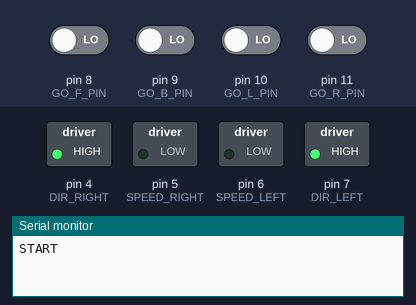
The sketch below on a simulated Arduino Uno, built with avr-gcc and run on an emulated ATmega328P. On the bench: switched loads named in the sketch (green lamp = pin HIGH), the last lines printed to the serial monitor. Dashed ring = blinking. The inputs (shaded band) are chosen by the test bench; at power-on: pin 8 (GO_F_PIN), pin 9 (GO_B_PIN), pin 10 (GO_L_PIN), pin 11 (GO_R_PIN) LOW.

Above: at 3.8 s.
3.9 s: pin 8 (GO_F_PIN) driven HIGH
At 4.08 s:
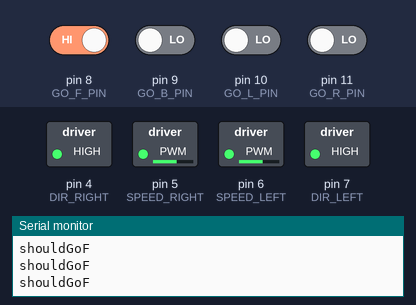
6.9 s: pin 9 (GO_B_PIN) driven HIGH
At 7.11 s:
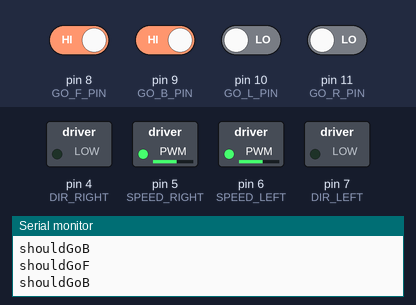
9.9 s: pin 10 (GO_L_PIN) driven HIGH
At 10.06 s:
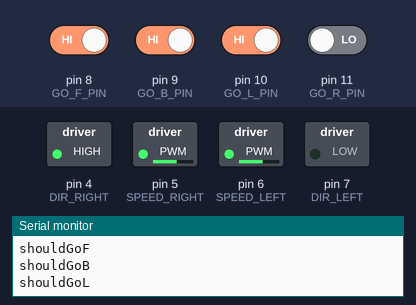
12.9 s: pin 11 (GO_R_PIN) driven HIGH
At 13.18 s:
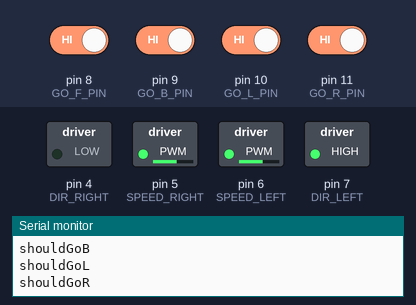
15.9 s: pin 11 (GO_R_PIN) driven LOW
At 16.08 s:
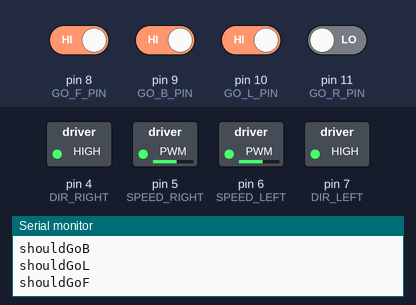
18.9 s: pin 8 (GO_F_PIN) driven LOW
At 19.15 s:
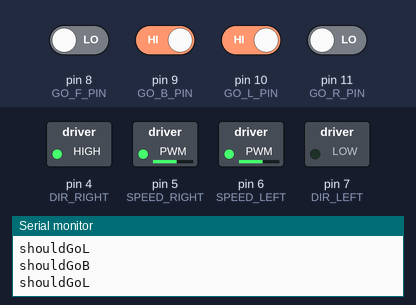
Timing chart, 0 to 22.9 s (numbered marks = the images above; inputs shaded):
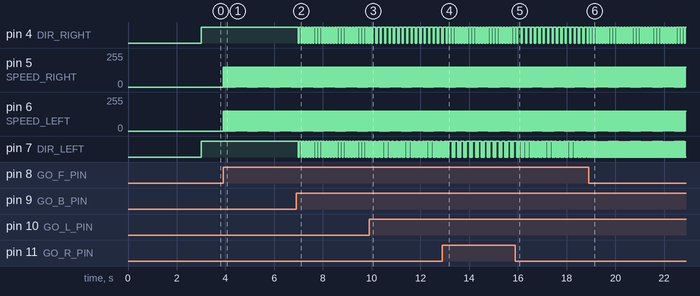

The sketch:

sketch_jan26a.ino
```cpp
// Моторы подключаются к клеммам M1+,M1-,M2+,M2-
// Motor shield использует четыре контакта 6,5,7,4 для управления моторами

#define SPEED_LEFT      6
#define SPEED_RIGHT     5
#define DIR_LEFT        7
#define DIR_RIGHT       4

#define GO_F_PIN   8
#define GO_B_PIN   9
#define GO_L_PIN   10
#define GO_R_PIN   11


void go(int speed, bool reverseLeft, bool reverseRight, int duration)
{
    // Для регулировки скорости `speed` может принимать значения от 0 до 255,
    // чем болше, тем быстрее.
    analogWrite(SPEED_LEFT, speed);
    analogWrite(SPEED_RIGHT, speed);
    digitalWrite(DIR_LEFT, reverseLeft ? LOW : HIGH);
    digitalWrite(DIR_RIGHT, reverseRight ? LOW : HIGH) ;
    delay(duration);
}

void setup()
{
    // Настраивает выводы платы 4,5,6,7 на вывод сигналов
    for(int i = 4; i <= 7; i++)
        pinMode(i, OUTPUT);

    pinMode(GO_F_PIN, INPUT);
    pinMode(GO_B_PIN, INPUT);
    pinMode(GO_L_PIN, INPUT);
    pinMode(GO_R_PIN, INPUT);

    Serial.begin(9600);
    Serial.println("START");
}

void loop()
{
  delay(3000);
  int delayAvoidBounce = 10;

  while (true) {
    boolean shouldGoF = digitalRead(GO_F_PIN);
    boolean shouldGoB = digitalRead(GO_B_PIN);
    boolean shouldGoL = digitalRead(GO_L_PIN);
    boolean shouldGoR = digitalRead(GO_R_PIN);

    if (shouldGoF) {
      delay(delayAvoidBounce);
      shouldGoF = digitalRead(GO_F_PIN);
      if (shouldGoF) {
        Serial.println("shouldGoF");
        go(150, false, false, 50);
        go(0, false, false, 0);
      }
    }

    if (shouldGoB) {
      delay(delayAvoidBounce);
      shouldGoB = digitalRead(GO_B_PIN);
      if (shouldGoB) {
        Serial.println("shouldGoB");
        go(150, true, true, 50);
        go(0, false, false, 0);
      }
    }

    if (shouldGoL) {
      delay(delayAvoidBounce);
      shouldGoL = digitalRead(GO_L_PIN);
      if (shouldGoL) {
        Serial.println("shouldGoL");
        go(150, true, false, 50);
        go(0, false, false, 0);
      }
    }

    if (shouldGoR) {
      delay(delayAvoidBounce);
      shouldGoR = digitalRead(GO_R_PIN);
      if (shouldGoR) {
        Serial.println("shouldGoR");
        go(150, false, true, 50);
        go(0, false, false, 0);
      }
    }

    go(0, false, false, 0);
  }

  go(0, false, false, 0);
}
```

Measured:
- after the input at 3.9 s, pin 5 (SPEED_RIGHT), pin 6 (SPEED_LEFT): alternates 150/255 for 0.05 s and 0/255 for 0.01 s, starting at once
- after the input at 6.9 s, pin 4 (DIR_RIGHT), pin 7 (DIR_LEFT): alternates HIGH for 0.07 s and LOW for 0.05 s, starting after 0.08 s
- after the input at 9.9 s, pin 4 (DIR_RIGHT): alternates HIGH for 0.13 s and LOW for 0.05 s, starting after 0.27 s
- after the input at 12.9 s, pin 4 (DIR_RIGHT): alternates HIGH for 0.07 s and LOW for 0.05 s, starting after 0.28 s
- after the input at 15.9 s, pin 4 (DIR_RIGHT): alternates HIGH for 0.13 s and LOW for 0.05 s, starting after 0.24 s
- after the input at 18.9 s, pin 4 (DIR_RIGHT): alternates HIGH for 0.07 s and LOW for 0.05 s, starting after 0.07 s
